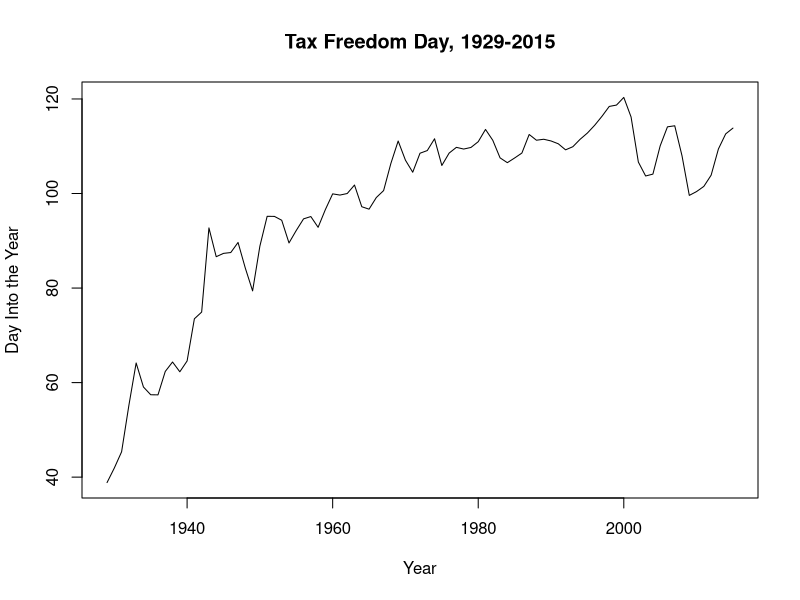

This chart was generated by the following R code:
# Sets the working directory. This sets it to the "rtfd" folder on my desktop

setwd("U:/Desktop Backup 2-3/rTFD")

#Clears all datasets and variables from memory

rm(list=ls())

########################Cbo Fiscal Year to Calendar Year Conversions############################## 
  
  cbo<-read.csv("cboquarters.csv", header = TRUE, fill = TRUE, sep = ",")
  
    #This requires the installation of the foreach loop package.This makes life way easier.
    
    library(foreach)
    
   #starts at two, 1 is year indicator, which needs to be skipped
      for (n in 2:length(cbo)){
        
        cbo[,n]<-as.numeric(foreach(i=cbo$year) %do% (cbo[,n][cbo$year==(i)]*0.75+cbo[,n][cbo$year==(i+1)]*0.25))
        
      }
    
    #excise tax total:
  
      cbo$excisetaxes<-as.numeric(cbo$highway+cbo$tobacco+cbo$alcohol+cbo$airport+cbo$healthinsurers+cbo$otherexcise)
  
    #manual adjustments can be made here:
        
      #None needed for 2015. Extenders are currently expired
        

############################BEA Quarterly Data######################################
  #Previous year's calendar data is incomplete. This takes the previous year's quarterly data,
  #extrapolates the missing 4th quarter data (usually by GDP growth) and averages them together
  #to get the calendar data.

  #Loads the Data

    qbea<-read.csv("beaquarters.csv", header = TRUE, fill = FALSE, sep = ",")
  
  #Goes through all the quarterly data, grows fourth quarter of missing data by 4th quarter GDP growth

    for (i in 1:length(qbea)) {
      
      if (is.na(qbea[4,i])==TRUE) {
      
        qbea[4,i]<-(qbea[3,i]/qbea[3,2])*qbea[4,2]
      
      }
    
    }

#Creates calendar year estimations of data
bealast<-NULL
for (i in 2:length(qbea)) {
  bealast[i]<-colMeans(qbea[i])
}
#############################Create Calendar Year Dataset############################

  #Imports all necessary CY data from previous years.

    bea<-read.csv("bea.csv", header = TRUE, fill = FALSE, sep = ",")

  #merges the bea calendar year dataset with the calculated last-year data
  
    final<-rbind(bea, bealast)

  #lables last year in the dataset

    final$year[(length(final$year))]<-final$year[(length(final$year)-1)]+1

  #impute CGSI foreign for all years (This is needed to calculate Net CGSI taxpayments at state and federal levels)

    final$cgsiforeign<-final$cgsi+final$statecgsi-final$cgsidomestic

  #Imputes missing CY data (Mainly the Insurance payments)
  #This imputes the missing values by growing the previous year by GDP growth
    
    for (i in 1:length(final)) {
      
      if (is.na(final[length(final$year),i])==TRUE) {
      
        final[length(final$year),i]<-(final[length(final$year),2]/final[length(final$year)-1,2])*final[length(final$year)-1,i]
      
      }
    
    }

#Computes current year's values

#adds empty row to final dataset for current year
temprow<-as.numeric(matrix(nrow=1, ncol=length(final)))
temprow[1]<-final[length(final$year),1]+1
final<-rbind(final,temprow)

#Calculates current year values
#This seems burdensome, but some of these have specific calculations that need to be defined

#Needed Growth Rates
gdpgrowth<-(cbo$gdp[2]/cbo$gdp[1])
fedtaxgrowth<-(cbo$individualincometax[2]/cbo$individualincometax[1])
excisetaxgrowth<-(cbo$excisetaxes[2]/cbo$excisetaxes[1])
customsgrowth<-(cbo$customs[2]/cbo$custom[1])
fedreservesgrowth<-(cbo$fedreserve[2]/cbo$fedreserve[1])
citgrowth<-(cbo$corporateincome[2]/cbo$corporateincome[1])
domesticprofitsgrowth<-(cbo$domesticprofits[2]/cbo$domesticprofits[1])
fedssigrowth<-(cbo$sitax[2]/cbo$sitax[1])
estatetaxgrowth<-(cbo$estateandgift[2]/cbo$estateandgift[1])
wagesgrowth<-(cbo$wages[2]/cbo$wage[1])
foreignssigrowth<-(cbo$sitax[2]/cbo$sitax[1])
deficitgrowth<-(cbo$deficit[2]/cbo$deficit[1])

#Current Year Projections, done individually now.
final$gdp[length(final$year)]<-gdpgrowth*final$gdp[length(final$year)-1]
final$incomereceiptsrestofworld[length(final$year)]<-as.numeric(NA)
final$incomepaymentsrestofworld[length(final$year)]<-as.numeric(NA)
final$nnp[length(final$year)]<-gdpgrowth*final$nnp[length(final$year)-1]
final$consumptionfixedcapital[length(final$year)]<-as.numeric(NA)
final$personalcurrenttaxes[length(final$year)]<-fedtaxgrowth*final$personalcurrenttaxes[length(final$year)-1]
final$excisetaxes[length(final$year)]<-excisetaxgrowth*final$excisetaxes[length(final$year)-1]
final$customs[length(final$year)]<-customsgrowth*final$customs[length(final$year)-1]
final$fedreserve[length(final$year)]<-fedreservesgrowth*final$fedreserve[length(final$year)-1]
final$othercit[length(final$year)]<-citgrowth*final$othercit[length(final$year)-1]
final$cgsi[length(final$year)]<-fedssigrowth*final$cgsi[length(final$year)-1]
final$estatetax[length(final$year)]<-estatetaxgrowth*final$estatetax[length(final$year)-1]+4
final$statepctincome[length(final$year)]<-wagesgrowth*final$statepctincome[length(final$year)-1]
final$statepctother[length(final$year)]<-wagesgrowth*final$statepctother[length(final$year)-1]
final$statesalestaxes[length(final$year)]<-gdpgrowth*final$statesalestaxes[length(final$year)-1]
final$statepropertytaxes[length(final$year)]<-gdpgrowth*final$statepropertytaxes[length(final$year)-1]
final$stateothertopi[length(final$year)]<-gdpgrowth*final$stateothertopi[length(final$year)-1]
final$statecit[length(final$year)]<-domesticprofitsgrowth*final$statecit[length(final$year)-1]
final$statecgsi[length(final$year)]<-wagesgrowth*final$statecgsi[length(final$year)-1]
final$stateestatetax[length(final$year)]<-gdpgrowth*final$stateestatetax[length(final$year)-1]
final$pbgc[length(final$year)]<-gdpgrowth*final$pbgc[length(final$year)-1]
final$veteransemployer[length(final$year)]<-gdpgrowth*final$veteransemployer[length(final$year)-1]
final$workerscomp[length(final$year)]<-gdpgrowth*final$workerscomp[length(final$year)-1]
final$militarymed[length(final$year)]<-gdpgrowth*final$militarymed[length(final$year)-1]
final$stateworkerscomp[length(final$year)]<-gdpgrowth*final$stateworkerscomp[length(final$year)-1]
final$suppmedical[length(final$year)]<-gdpgrowth*final$suppmedical[length(final$year)-1]
final$veteransemployee[length(final$year)]<-gdpgrowth*final$veteransemployee[length(final$year)-1]
final$cgsidomestic[length(final$year)]<-gdpgrowth*final$cgsidomestic[length(final$year)-1]
final$cgsiforeign[length(final$year)]<-foreignssigrowth*final$cgsiforeign[length(final$year)-1]
final$capitalstock[length(final$year)]<-gdpgrowth*final$capitalstock[length(final$year)-1]
final$cgsirestofworld[length(final$year)]<-as.numeric(NA)
final$netsaving[length(final$year)]<-deficitgrowth*final$netsaving[length(final$year)-1]
final$netlendingborrowing[length(final$year)]<-as.numeric(NA)
final$netfedcgsi<-final$cgsi-final$pbgc-final$veteransemployer-final$militarymed-final$workerscomp-final$suppmedical-final$veteransemployee-(final$cgsiforeign*(final$cgsi/(final$cgsi+final$statecgsi)))
final$netstatecgsi<-final$statecgsi-final$stateworkerscomp-(final$cgsiforeign*(final$statecgsi/(final$statecgsi+final$cgsi)))
final$fedtaxes<-final$personalcurrenttaxes+final$excisetaxes+final$customs+final$fedreserve+final$othercit+final$estatetax+final$netfedcgsi+final$capitalstock
final$statetaxes<-final$statepctincome+final$statepctother+final$statesalestaxes+final$statepropertytaxes+final$stateothertopi+final$statecit+final$stateestatetax+final$netstatecgsi

#Tax Freedom Day Variables Calculated:

  final$tfd<-((final$fedtaxes+final$statetaxes)/final$nnp)*365

  final$tfddate<-format(as.Date(final$tfd, origin="2015-01-01"), format="%B %d")
  
  final$tfddeficit<-((final$fedtaxes+final$statetaxes-final$netsaving)/final$nnp)*365
  
  final$tfddeficit<-format(as.Date(final$tfddeficit, origin="2015-01-01"), format="%B %d")

############################################################






#############################################################


#Tax Freedom Day is 

format(final$tfddate[length(final$year)], format="%B %d")

#deficit inclusive tax freedom day is

format(final$tfddeficit[length(final$year)], format="%B %d")

plot(final$year,final$tfd , type="l", main= "Tax Freedom Day, 1929-2015", xlab = "Year", ylab = "Day Into the Year")
